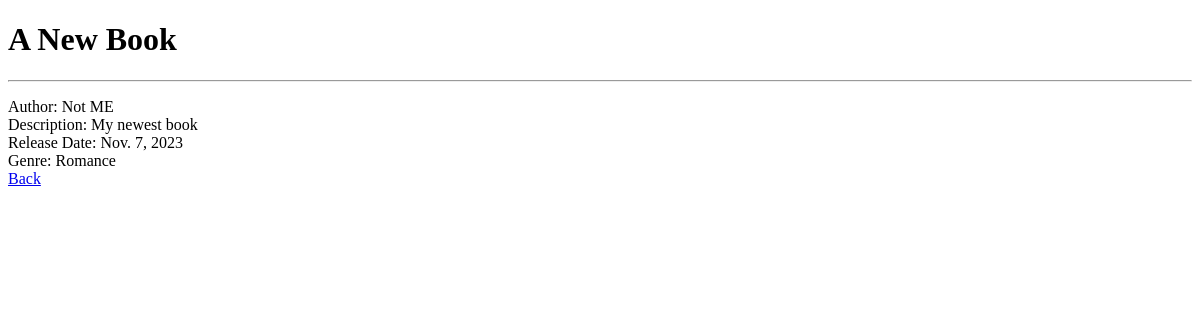
Before: /book/2 with the older database file.
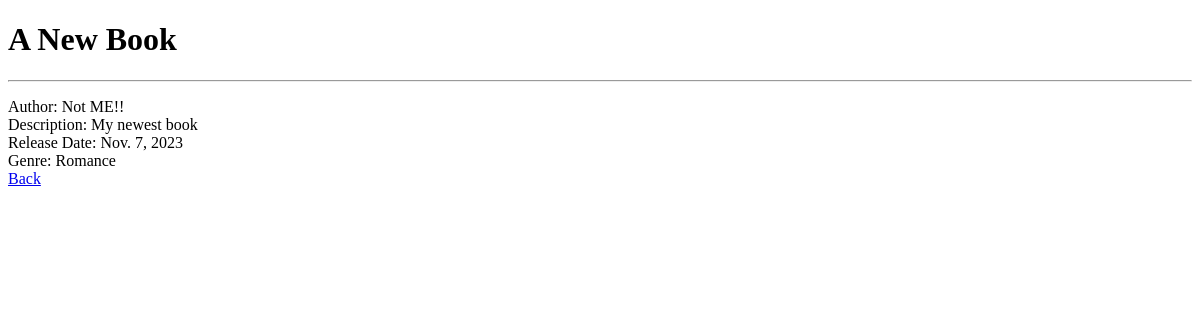
After: the same page with the newer database file.
### club/models.py (models this page shows, shortened)
class Book(models.Model):
    book = models.CharField(max_length=50)
    description = models.TextField()
    author = models.CharField(max_length=50)
    release_date = models.DateField()
    genre = models.CharField(max_length=50)

### club/views.py (the view)
# urls.py: path('book/<int:pk>', BookDetail.as_view(), name="book-details"),
class BookDetail(DetailView):
    model = Book
    template_name = 'book_details.html'

### club/templates/book_details.html (shortened to what this page needs)
<!DOCTYPE html>
<html lang="en">
<head>
</head>
<body>
<h1> {{book.book}}</h1><hr>
<p>Author: {{book.author}}<br>
    Description: {{book.description}}<br>
    Release Date: {{book.release_date}}<br>
    Genre: {{book.genre}}<br>
    <a href="{% url 'home' %}">Back</a>
</p>
</body>
</html>

Changed rows visible on the page:
changed Book "A New Book": author "Not ME" → "Not ME!!"
